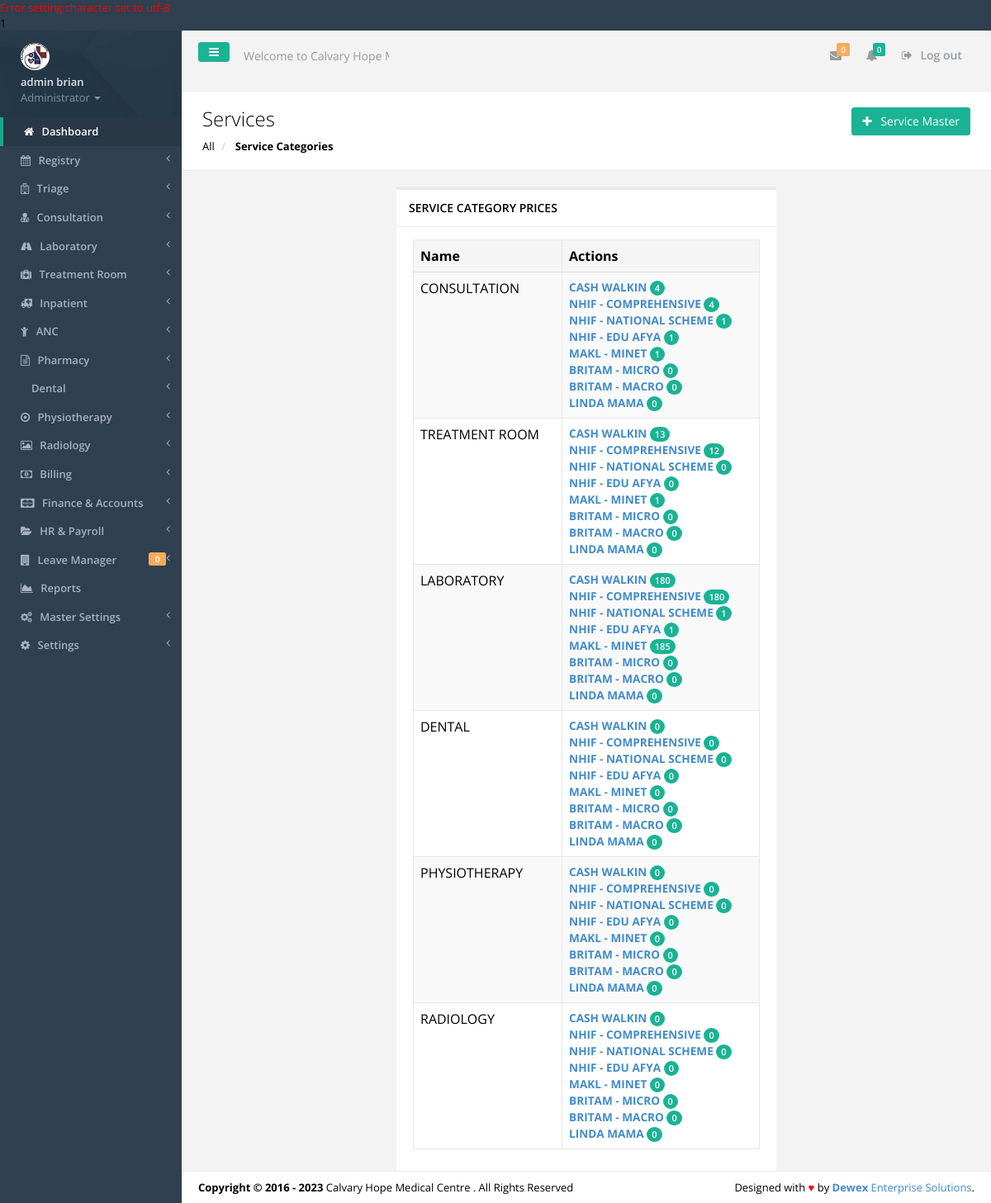
/first_services.php (signed in), run on the app's committed database.
### tables this page shows
CREATE TABLE IF NOT EXISTS `tbl_users` (
  `id` int(11) NOT NULL,
  `f_name` varchar(30) NOT NULL,
  `s_name` varchar(30) NOT NULL,
  `id_no` varchar(30) NOT NULL,
  `email` varchar(30) NOT NULL,
  `phone` varchar(15) NOT NULL,
  `password` varchar(200) NOT NULL,
  `user_l` varchar(50) NOT NULL,
  `profile_image` varchar(45) NOT NULL,
  `active` varchar(30) NOT NULL
);

CREATE TABLE IF NOT EXISTS `tbl_settings` (
  `settings_id` int(11) NOT NULL,
  `slogan` varchar(100) NOT NULL,
  `l_status` varchar(10) NOT NULL,
  `system_name` varchar(30) NOT NULL,
  `campaigner_name` varchar(30) NOT NULL,
  `campaigner_short_name` varchar(30) NOT NULL,
  `campaign_location` varchar(30) NOT NULL,
  `seat` varchar(30) NOT NULL,
  `inst_date` varchar(15) NOT NULL,
  `photo` varchar(30) NOT NULL,
  `photo_size` varchar(10) NOT NULL,
  `photo_type` varchar(20) NOT NULL,
  `custom_reply_msg` varchar(500) NOT NULL,
  `address` varchar(50) NOT NULL,
  `phone` varchar(30) NOT NULL,
  `email` varchar(30) NOT NULL
);

CREATE TABLE IF NOT EXISTS `tbl_servicecategories` (
  `sc_id` int(11) NOT NULL,
  `sc_code` varchar(50) NOT NULL,
  `sc_name` varchar(100) NOT NULL,
  `sc_timestamp` timestamp NOT NULL DEFAULT CURRENT_TIMESTAMP ON UPDATE CURRENT_TIMESTAMP
);

CREATE TABLE IF NOT EXISTS `tbl_paymentschemes` (
  `pscheme_id` int(11) NOT NULL,
  `pscheme_code` varchar(20) NOT NULL,
  `pscheme_name` varchar(100) NOT NULL,
  `pscheme_details` varchar(100) NOT NULL,
  `pscheme_oplimit` varchar(30) NOT NULL,
  `pscheme_iplimit` varchar(30) NOT NULL,
  `pscheme_copayments` varchar(30) NOT NULL
);

### includes/authenticate.php (called while the page is built, shortened)
<?php
require_once 'inc/auth.php';
$signedemail = $_SESSION['email'];
$adminDetails = mysqli_query($dbconnect,"SELECT * FROM tbl_users WHERE email='$signedemail'");
$dd = mysqli_fetch_assoc($adminDetails);
$sfname = $dd['f_name'];
$ssname = $dd['s_name'];
$sidno = $dd['id_no'];
$user_l = $dd['user_l'];
	$getcountleaves =mysqli_query($dbconnect,"SELECT COUNT(*) as k FROM tbl_leavetransactions WHERE leavetrans_approver='$sidno' AND leavetrans_status='APPLIED'");
	$gcntttl1 = mysqli_fetch_array($getcountleaves);
	$leavestoapprove = $gcntttl1['k'];
?>

### inc/auth.php (called while the page is built, shortened)
<?php
include('config.php');
$dbhost = "localhost";
$dbuser = "root";
$dbpass = "";
$dbname = "agrovet";
$dbconnect = new mysqli($dbhost, $dbuser, $dbpass, $dbname);
$get_system_settings = mysqli_query($dbconnect,"SELECT * FROM tbl_settings LIMIT 1");
$smartC = mysqli_fetch_array($get_system_settings);
$smart_name = $smartC['system_name'];
?>

### first_services.php (the view, shortened to what this page needs)
<?php include('includes/authenticate.php'); ?>
<!DOCTYPE html>
<html>
<head>
    <?php include('includes/meta.php');?>
    <link href="css/plugins/dataTables/dataTables.bootstrap.css" rel="stylesheet">
    <link href="css/plugins/dataTables/dataTables.responsive.css" rel="stylesheet">
    <link href="css/plugins/dataTables/dataTables.tableTools.min.css" rel="stylesheet">
</head>
<body>
    <div id="wrapper">
	<?php include('includes/sidebar.php');?>
        <div id="page-wrapper" class="gray-bg">
        <div class="row border-bottom">
			<?php include('includes/top-nav.php'); ?>
        </div>
			<div class="row wrapper border-bottom white-bg page-heading">
			<div class="col-lg-7">
				<h2>Services</h2>
				<ol class="breadcrumb">
					<li>
						<a href="all-services.php">All</a>
					</li>
					<li class="active">
						<strong>Service Categories</strong>
					</li>
				</ol>
			</div>
				<div class="col-lg-5">
				<p class="pull-right"><br>
						   <span><a href="servicemaster.php"><button class="btn btn-primary" type="button"><i class="fa fa-plus"></i>&nbsp;&nbsp;<span class="bold"> Service Master</span></button></a></span>
				</p>
				</div>
		</div>
		<?php
			$getPatients = mysqli_query($dbconnect, "SELECT * FROM tbl_servicecategories");
		?>
			<div class="row">
               <div class="col-lg-3">
			   </div>
               <div class="col-lg-6">
					<div class="ibox float-e-margins">
						<div class="ibox-title">
							<h5>SERVICE CATEGORY PRICES</i>
						</div>
						<div class="ibox-content">
						<table class="table table-striped table-bordered table-hover">
							<thead>
							<tr>
								<th>Name</th>
								<th>Actions </th>
							</tr>
							</thead>
							<tbody>
							<?php
							while($gac = mysqli_fetch_array($getPatients)){
							$sc_code = $gac['sc_code'];
							$sc_name = $gac['sc_name'];
							?>
								<td><?php echo $sc_name; ?></td>
								<td>
								<?php
								$getcontacts = mysqli_query($dbconnect,"SELECT * FROM tbl_paymentschemes");
									while($gc = mysqli_fetch_array($getcontacts)){
									$pscheme_code = $gc['pscheme_code'];
									$pscheme_name = $gc['pscheme_name'];
								$getcontactss = mysqli_query($dbconnect,"SELECT count(*) as c FROM tbl_service_prices sp INNER JOIN tbl_services c ON sp.sp_code=c.ss_code WHERE sp.sp_schemecode='$pscheme_code' AND c.ss_category='$sc_code'");
								$gccc = mysqli_fetch_array($getcontactss);
								$g_alllabcountt = $gccc['c'];
									?>
									<b><small><a href="services.php?catcode=<?php echo $sc_code; ?>&schemecode=<?php echo $pscheme_code; ?>&n=<?php echo $pscheme_name; ?>" data-toggle="modal" title="Open"><?php echo $pscheme_name; ?> <span class="badge badge-primary"><?php echo $g_alllabcountt; ?></span></a></small></b> </br>
									<?php
									}
									?>
								</td>
							<?php
							}
							?>
							</tbody>
							</table>
					</div>
				</div>
			</div>
			 <div class="col-lg-3">
			   </div>
        </div>
		<?php include 'includes/footer.php'?>
    </div>
    </div>
</body>
</html>

### includes/sidebar.php (shortened to what this page needs)
<nav class="navbar-default navbar-static-side" role="navigation">
            <div class="sidebar-collapse">
                <ul class="nav" id="side-menu">
                    <li class="nav-header">
                        <div class="dropdown profile-element"> <span>
                            <img alt="image" class="img-circle" src="img/profile_small.jpg" />
                             </span>
                            <a data-toggle="dropdown" class="dropdown-toggle" href="#">
                            <span class="clear"> <span class="block m-t-xs"> <strong class="font-bold"><?php echo "$sfname $ssname";?></strong>
                             </span> <span class="text-muted text-xs block">Administrator <b class="caret"></b></span> </span> </a>
                        </div>
                    </li>
                    <li class="active">
                        <a href="index.php"><i class="fa fa-home"></i> <span class="nav-label">Dashboard</span></a>
                    </li>
					<?php
					if($user_l=='REGISTRY'||$user_l=='ADMINISTRATOR'){
					?>
					<li>
                        <a href="registry.php"><i class="fa fa-calendar"></i> <span class="nav-label">Registry </span><span class="fa arrow"></span></a>
                    </li>
					<?php
					}
					if($user_l=='TRIAGE'||$user_l=='ADMINISTRATOR'||$user_l=='TREATMENTROOM'){
					?>
					<li>
						<a href="#"><i class="fa fa-hospital-o"></i> <span class="nav-label">Triage </span><span class="fa arrow"></span></a>
					</li>
					<?php
					}
					if($user_l=='CONSULTATION'||$user_l=='ADMINISTRATOR'){
					?>
					<li>
                        <a href="#"><i class="fa fa-user-md"></i> <span class="nav-label">Consultation </span><span class="fa arrow"></span></a>
                    </li>
					<?php
					}
					if($user_l=='LABORATORY'||$user_l=='ADMINISTRATOR'){
					?>
					<li>
                        <a href="#"><i class="fa fa-road"></i> <span class="nav-label">Laboratory </span><span class="fa arrow"></span></a>
                    </li>
					<?php
					}
					if($user_l=='TRIAGE'||$user_l=='ADMINISTRATOR'||$user_l=='TREATMENTROOM'){
					?>
					<li>
                        <a href="#"><i class="fa fa-medkit"></i> <span class="nav-label">Treatment Room </span><span class="fa arrow"></span></a>
                    </li>
					<li>
                        <a href="#"><i class="fa fa-ambulance"></i> <span class="nav-label">Inpatient </span><span class="fa arrow"></span></a>
                    </li>
					<li>
                        <a href="#"><i class="fa fa-child"></i> <span class="nav-label">ANC </span><span class="fa arrow"></span></a>
                    </li>
					<?php
					}
					if($user_l=='PHARMACY'||$user_l=='ADMINISTRATOR'){
					?>
					<li>
                        <a href="#"><i class="fa fa-file-text-o"></i> <span class="nav-label">Pharmacy </span><span class="fa arrow"></span></a>
                    </li>
					<?php
					}
					if($user_l=='ADMINISTRATOR'){
					?>
					<li>
                        <a href="#"><i class="fa-solid fa-road"></i> <span class="nav-label">Dental </span><span class="fa arrow"></span></a>
                    </li>
					<li>
                        <a href="#"><i class="fa fa-dot-circle-o"></i> <span class="nav-label">Physiotherapy </span><span class="fa arrow"></span></a>
                    </li>
						<li>
                        <a href="#"><i class="fa fa-photo"></i> <span class="nav-label">Radiology </span><span class="fa arrow"></span></a>
                    </li>
					<?php
					}
					if($user_l=='REGISTRY'||$user_l=='ADMINISTRATOR'){
					?>
					<li>
                        <a href="#"><i class="fa fa-money"></i> <span class="nav-label">Billing </span><span class="fa arrow"></span></a>
                    </li>
					<?php
					}
					if($user_l=='ADMINISTRATOR'){
					?>
					<li>
                        <a href="#"><i class="fa fa-cc-mastercard"></i> <span class="nav-label">Finance & Accounts </span><span class="fa arrow"></span></a>
                    </li>
					<?php } ?>
					<li>
                        <a href="#"><i class="fa fa-folder-open"></i> <span class="nav-label">HR & Payroll </span><span class="fa arrow"></span></a>
                    </li>
					<li>
                        <a href="#"><i class="fa fa-building"></i> <span class="nav-label">Leave Manager </span><span class="fa arrow"></span><span class="label label-warning pull-right"><?php echo $leavestoapprove; ?></span></a>
                    </li>
					<?php
					if($user_l=='ADMINISTRATOR'){
					?>
					 <li>
                        <a href="reports.php"><i class="fa fa-area-chart"></i> <span class="nav-label">Reports</a>
                    </li>
                    <li>
                        <a href="#"><i class="fa fa-cogs"></i> <span class="nav-label">Master Settings</span><span class="fa arrow"></span></a>
                    </li>
                    <li>
                        <a href="#"><i class="fa fa-gear"></i> <span class="nav-label"> Settings</span><span class="fa arrow"></span></a>
                    </li>
					<?php
					}
					?>
                </ul>
            </div>
        </nav>

### includes/top-nav.php (shortened to what this page needs)
<nav class="navbar navbar-static-top" role="navigation" style="margin-bottom: 0">
        <div class="navbar-header">
            <a class="navbar-minimalize minimalize-styl-2 btn btn-primary " href="#"><i class="fa fa-bars"></i> </a>
            <form role="search" class="navbar-form-custom" method="post" action="search_results.html">
                <div class="form-group">
                    <input type="text" placeholder="Welcome to <?php echo $smart_name; ?>..." class="form-control" name="top-search" id="top-search">
                </div>
            </form>
        </div>
            <ul class="nav navbar-top-links navbar-right">
                <li>
                    <a class="count-info" tooltip="Unread" href="#">
                        <i class="fa fa-envelope"></i>  <span class="label label-warning">0</span>
                    </a>
                </li>
                <li>
                    <a class="count-info" data-toggle="dropdowhn" tooltip="Marked Important" href="#">
                        <i class="fa fa-bell"></i>  <span class="label label-primary">0</span>
                    </a>
                 </li>
				<li>
                    <a href="logout.php?logout">
                        <i class="fa fa-sign-out"></i> Log out
                    </a>
                </li>
            </ul>
	</nav>

### includes/footer.php
<div class="footer">
    <div class="pull-right">
        Designed with <span style="color:red">&hearts;</span> by <a href="mailto: isaacwex@gmail.com tel:0729522550" target="_blank" title="We're Dewex Enterprise Solutions" target="_blank" rel="dofollow"><strong>Dewex</strong> Enterprise Solutions</a>.
    </div>
    <div>
        <strong>Copyright &copy; 2016 - <?php echo date('Y'); ?></strong> <?php echo $smart_name; ?> . All Rights Reserved
    </div>
</div>

### data on the page
tbl_users: f_name "admin", s_name "brian"
tbl_settings: top-search "Welcome to Calvary Hope Medical Centre...", system_name "Calvary Hope Medical Centre"
tbl_servicecategories: sc_name "CONSULTATION"
tbl_paymentschemes: pscheme_name "CASH WALKIN", g_alllabcountt "4", g_alllabcountt "13", g_alllabcountt "180", g_alllabcountt "0"
tbl_paymentschemes: pscheme_name "NHIF - COMPREHENSIVE", g_alllabcountt "4", g_alllabcountt "12", g_alllabcountt "180", g_alllabcountt "0"
tbl_paymentschemes: pscheme_name "NHIF - NATIONAL SCHEME", g_alllabcountt "1", g_alllabcountt "0"
tbl_paymentschemes: pscheme_name "NHIF - EDU AFYA", g_alllabcountt "1", g_alllabcountt "0"
tbl_paymentschemes: pscheme_name "MAKL - MINET", g_alllabcountt "1", g_alllabcountt "185", g_alllabcountt "0"
tbl_paymentschemes: pscheme_name "BRITAM - MICRO", g_alllabcountt "0"
tbl_paymentschemes: pscheme_name "BRITAM - MACRO", g_alllabcountt "0"
tbl_paymentschemes: pscheme_name "LINDA MAMA", g_alllabcountt "0"
tbl_servicecategories: sc_name "TREATMENT ROOM"
tbl_servicecategories: sc_name "LABORATORY"
tbl_servicecategories: sc_name "DENTAL"
tbl_servicecategories: sc_name "PHYSIOTHERAPY"
tbl_servicecategories: sc_name "RADIOLOGY"

### other printed values
$dbconnect->error() "1"
$leavestoapprove "0"
